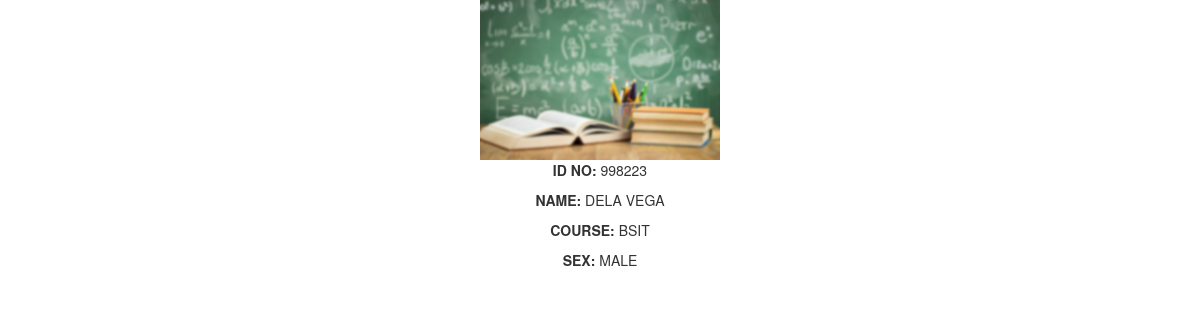
The app's page /students/profile/998223 with its own data.
### tables this page shows
CREATE TABLE `student` (
  `idno` varchar(10) NOT NULL,
  `lname` varchar(50) NOT NULL,
  `fname` varchar(50) NOT NULL,
  `mname` varchar(50) NOT NULL,
  `course` varchar(50) NOT NULL,
  `sex` varchar(10) NOT NULL
);

### application/controllers/students.php (called while the page is built, shortened)
<?php
class Students extends CI_Controller {
	public function __construct(){
		$this->load->model('student_model','Student');
	}
	public function profile($id){
		$student = $this->Student->read(array('idno'=>$id));
		if( count($student)>0 ){
			$header_data['title'] = "Students: View Student Profile";
			$data['student'] = $student;
			$this->load->view('include/header',$header_data);
			$this->load->view('students/profile',$data);
			$this->load->view('include/footer');
		}
		else{
			redirect('students','refresh');
		}
	}
}

### index.php (called while the page is built, shortened)
<?php
require_once BASEPATH.'core/CodeIgniter.php';

### application/models/student_model.php (called while the page is built, shortened)
<?php
class student_model extends CI_model{
	private $table= "student";
	public function read($condition=null){
	if(isset($condition))
		{
		$this->db->where($condition);
		}
	$query=$this->db->get($this->table);
	return $query->result_array();
	}
}
?>

### application/views/students/profile.php (the view, shortened to what this page needs)
<div class="content">
<div class="row">
 <div class="col-md-12 col-xs-12">
	<div class="student-picture text-center ">
<img src="<?php echo base_url('assets/images/table.jpg') ?>" alt="table" width="20%" height="20%" />	</div>
	<div class="student-profile text-center text-uppercase">
	<p><b> ID no: </b> <?php  echo $student[0]['idno']; ?></p>
	<p class=""><b> name: </b> <?php  echo $student[0]['lname'] ?></p>
	<p><b> Course: </b> <?php  echo $student[0]['course'] ?></p>
	<p><b> Sex: </b> <?php  echo $student[0]['sex'] ?></p>
	</div>
</div>
</div>
</div>

### assets/CSS/design.css (style rules this page uses)
* { margin: 0; padding 0; }
body { background-color:#ddd; color:black; font-family:"verdana"; }

### records on screen
student: idno "998223", lname "DELA VEGA", course "BSIT", sex "MALE"
